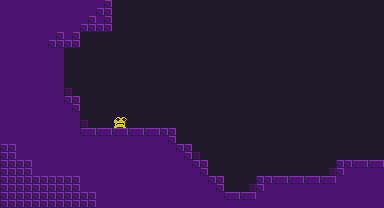

This game map was drawn from its Tiled (.tmx) file and the tilesets committed beside it. A one-line description and the full map source follow:
An orthogonal 24x13 tile map with 16x16 px tiles, 1 tile layer (Tile Layer 1).

<map version="1.2" tiledversion="1.2.4" orientation="orthogonal" renderorder="right-down" width="24" height="13" tilewidth="16" tileheight="16" infinite="0" nextlayerid="2" nextobjectid="1">
 <tileset firstgid="1" source="sgtiles.tsx" />
 <layer id="1" name="Tile Layer 1" width="24" height="13">
  <data encoding="csv">
13,13,13,13,13,13,17,1,1,1,1,1,1,1,1,1,1,1,1,1,1,1,1,1,
13,13,13,13,13,17,17,1,1,1,1,1,1,1,1,1,1,1,1,1,1,1,1,1,
13,13,13,17,17,1,1,1,1,1,1,1,1,1,1,1,1,1,1,1,1,1,1,1,
13,13,13,13,1,1,1,1,1,1,1,1,1,1,1,1,1,1,1,1,1,1,1,1,
13,13,13,13,1,1,1,1,1,1,1,1,1,1,1,1,1,1,1,1,1,1,1,1,
13,13,13,13,22,1,1,1,1,1,1,1,1,1,1,1,1,1,1,1,1,1,1,1,
13,13,13,13,15,1,1,1,1,1,1,1,1,1,1,1,1,1,1,1,1,1,1,1,
13,13,13,13,13,22,1,2,1,1,1,1,1,1,1,1,1,1,1,1,1,1,1,1,
13,13,13,13,13,12,12,12,12,12,15,1,1,1,1,1,1,1,1,1,1,1,1,1,
11,13,13,13,13,13,13,13,13,13,13,15,22,1,1,1,1,1,1,1,1,1,1,1,
11,11,13,13,13,13,13,13,13,13,13,13,15,1,1,1,1,1,1,1,21,14,12,12,
11,11,11,11,11,13,13,13,13,13,13,13,13,15,1,21,14,12,12,12,12,13,13,13,
11,11,11,11,11,11,13,13,13,13,13,13,13,13,12,12,13,13,13,13,13,13,13,13
</data>
 </layer>
</map>